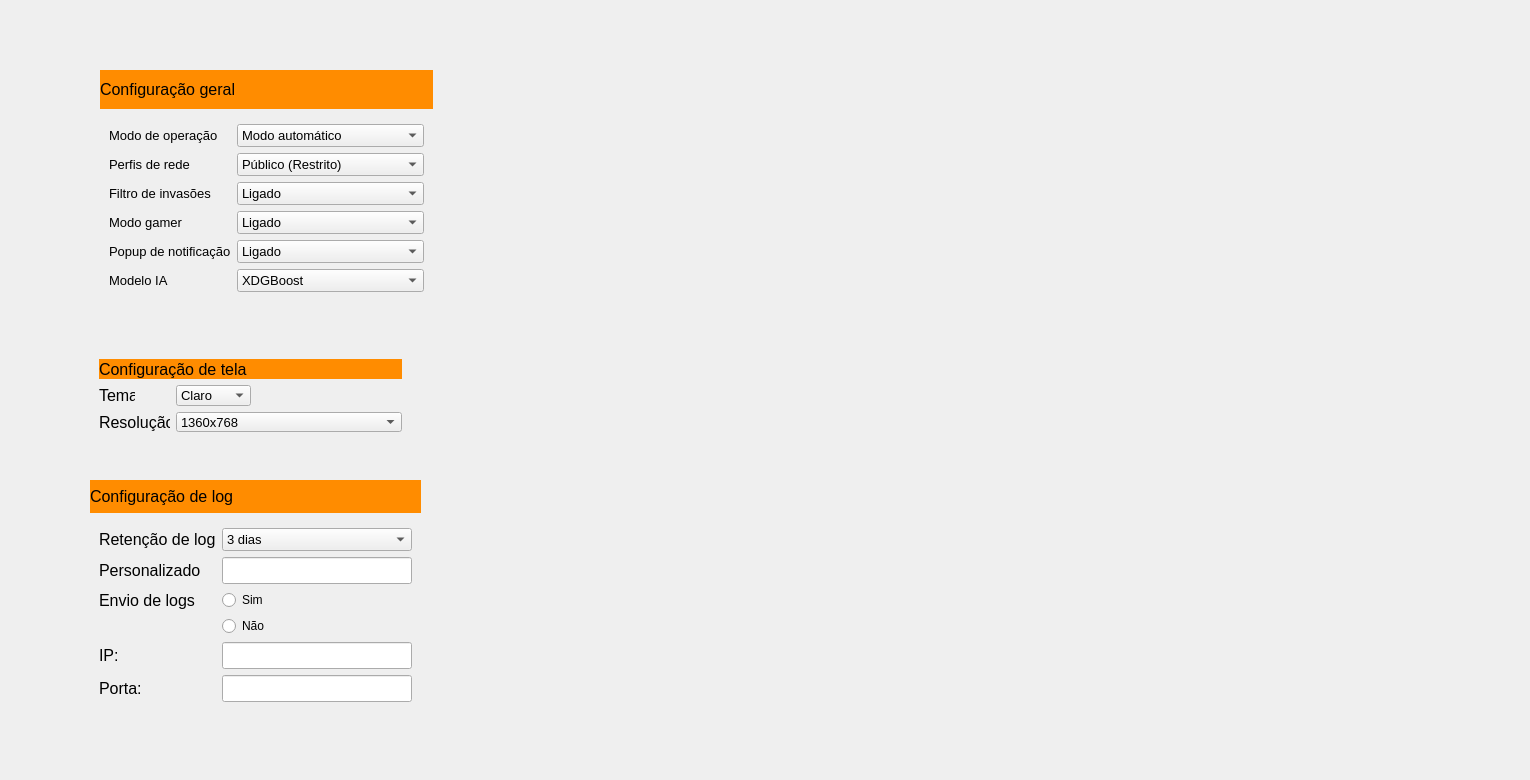
    <widget class="QWidget" name="tab_5">
     <attribute name="title">
      <string>Configurações</string>
     </attribute>
     <widget class="QLabel" name="label_Background_3">
      <property name="geometry">
       <rect>
        <x>580</x>
        <y>140</y>
        <width>941</width>
        <height>631</height>
       </rect>
      </property>
      <property name="text">
       <string/>
      </property>
      <property name="pixmap">
       <pixmap>../images/ChatGPT_Image_12_de_abr._de_2025__18_25_05-removebg-preview-lallala.png</pixmap>
      </property>
      <property name="scaledContents">
       <bool>true</bool>
      </property>
      <property name="alignment">
       <set>Qt::AlignmentFlag::AlignRight|Qt::AlignmentFlag::AlignTrailing|Qt::AlignmentFlag::AlignVCenter</set>
      </property>
     </widget>
     <widget class="QWidget" name="widget_configuracaodeIA_4" native="true">
      <property name="geometry">
       <rect>
        <x>90</x>
        <y>350</y>
        <width>331</width>
        <height>91</height>
       </rect>
      </property>
      <widget class="QLabel" name="label_ConfiguracaodeIA">
       <property name="geometry">
        <rect>
         <x>9</x>
         <y>9</y>
         <width>303</width>
         <height>20</height>
        </rect>
       </property>
       <property name="sizePolicy">
        <sizepolicy hsizetype="Minimum" vsizetype="Minimum">
         <horstretch>0</horstretch>
         <verstretch>0</verstretch>
        </sizepolicy>
       </property>
       <property name="minimumSize">
        <size>
         <width>20</width>
         <height>20</height>
        </size>
       </property>
       <property name="font">
        <font>
         <pointsize>-1</pointsize>
        </font>
       </property>
       <property name="styleSheet">
        <string notr="true">background-color: #FF8C00;
font-size: 16px;</string>
       </property>
       <property name="text">
        <string>Configuração de tela</string>
       </property>
      </widget>
      <widget class="QLabel" name="label_Tema_3">
       <property name="geometry">
        <rect>
         <x>9</x>
         <y>35</y>
         <width>36</width>
         <height>21</height>
        </rect>
       </property>
       <property name="font">
        <font>
         <pointsize>12</pointsize>
        </font>
       </property>
       <property name="styleSheet">
        <string notr="true"/>
       </property>
       <property name="frameShape">
        <enum>QFrame::Shape::NoFrame</enum>
       </property>
       <property name="frameShadow">
        <enum>QFrame::Shadow::Plain</enum>
       </property>
       <property name="lineWidth">
        <number>1</number>
       </property>
       <property name="text">
        <string>Tema</string>
       </property>
       <property name="textFormat">
        <enum>Qt::TextFormat::AutoText</enum>
       </property>
      </widget>
      <widget class="QLabel" name="label_Resolucao_3">
       <property name="geometry">
        <rect>
         <x>9</x>
         <y>62</y>
         <width>71</width>
         <height>20</height>
        </rect>
       </property>
       <property name="font">
        <font>
         <pointsize>12</pointsize>
        </font>
       </property>
       <property name="styleSheet">
        <string notr="true"/>
       </property>
       <property name="frameShape">
        <enum>QFrame::Shape::NoFrame</enum>
       </property>
       <property name="frameShadow">
        <enum>QFrame::Shadow::Plain</enum>
       </property>
       <property name="lineWidth">
        <number>1</number>
       </property>
       <property name="text">
        <string>Resolução</string>
       </property>
       <property name="textFormat">
        <enum>Qt::TextFormat::AutoText</enum>
       </property>
      </widget>
      <widget class="QComboBox" name="comboBox_Tema">
       <property name="enabled">
        <bool>true</bool>
       </property>
       <property name="geometry">
        <rect>
         <x>86</x>
         <y>35</y>
         <width>75</width>
         <height>21</height>
        </rect>
       </property>
       <property name="font">
        <font>
         <family>Segoe UI</family>
         <pointsize>10</pointsize>
         <italic>false</italic>
         <bold>false</bold>
        </font>
       </property>
       <property name="cursor">
        <cursorShape>PointingHandCursor</cursorShape>
       </property>
       <property name="styleSheet">
        <string notr="true">font: 10pt &quot;Segoe UI&quot;;</string>
       </property>
       <property name="sizeAdjustPolicy">
        <enum>QComboBox::SizeAdjustPolicy::AdjustToContentsOnFirstShow</enum>
       </property>
       <property name="frame">
        <bool>true</bool>
       </property>
       <item>
        <property name="text">
         <string>Claro</string>
        </property>
       </item>
       <item>
        <property name="text">
         <string>Escuro</string>
        </property>
       </item>
       <item>
        <property name="text">
         <string>Opções</string>
        </property>
       </item>
      </widget>
      <widget class="QComboBox" name="comboBox_Resolucao">
       <property name="enabled">
        <bool>true</bool>
       </property>
       <property name="geometry">
        <rect>
         <x>86</x>
         <y>62</y>
         <width>226</width>
         <height>20</height>
        </rect>
       </property>
       <property name="font">
        <font>
         <family>Segoe UI</family>
         <pointsize>10</pointsize>
         <italic>false</italic>
         <bold>false</bold>
        </font>
       </property>
       <property name="cursor">
        <cursorShape>PointingHandCursor</cursorShape>
       </property>
       <property name="styleSheet">
        <string notr="true">font: 10pt &quot;Segoe UI&quot;;</string>
       </property>
       <property name="sizeAdjustPolicy">
        <enum>QComboBox::SizeAdjustPolicy::AdjustToContentsOnFirstShow</enum>
       </property>
       <property name="frame">
        <bool>true</bool>
       </property>
       <item>
        <property name="text">
         <string>1360x768</string>
        </property>
       </item>
       <item>
        <property name="text">
         <string>1920x1080</string>
        </property>
       </item>
       <item>
        <property name="text">
         <string>800x400</string>
        </property>
       </item>
      </widget>
     </widget>
     <widget class="QWidget" name="verticalWidget_ConfGeral_3" native="true">
      <property name="geometry">
       <rect>
        <x>90</x>
        <y>480</y>
        <width>331</width>
        <height>231</height>
       </rect>
      </property>
      <layout class="QVBoxLayout" name="verticalLayout_5">
       <item>
        <widget class="QLabel" name="label_ConfLog">
         <property name="font">
          <font>
           <pointsize>-1</pointsize>
          </font>
         </property>
         <property name="styleSheet">
          <string notr="true">background-color: #FF8C00;
font-size: 16px;</string>
         </property>
         <property name="text">
          <string>Configuração de log</string>
         </property>
        </widget>
       </item>
       <item>
        <widget class="QWidget" name="formWidget_3" native="true">
         <layout class="QFormLayout" name="formLayout_3">
          <item row="0" column="1">
           <widget class="QComboBox" name="comboBox_RetencaoLog">
            <property name="font">
             <font>
              <family>Segoe UI</family>
              <pointsize>10</pointsize>
              <italic>false</italic>
              <bold>false</bold>
             </font>
            </property>
            <property name="styleSheet">
             <string notr="true">font: 10pt &quot;Segoe UI&quot;;</string>
            </property>
            <item>
             <property name="text">
              <string>3 dias</string>
             </property>
            </item>
            <item>
             <property name="text">
              <string>5 dias</string>
             </property>
            </item>
            <item>
             <property name="text">
              <string>7 dias</string>
             </property>
            </item>
            <item>
             <property name="text">
              <string>15 dias</string>
             </property>
            </item>
            <item>
             <property name="text">
              <string>30 dias</string>
             </property>
            </item>
           </widget>
          </item>
          <item row="0" column="0">
           <widget class="QLabel" name="label_RetencaoLog">
            <property name="font">
             <font>
              <pointsize>12</pointsize>
             </font>
            </property>
            <property name="text">
             <string>Retenção de log</string>
            </property>
           </widget>
          </item>
          <item row="1" column="0">
           <widget class="QLabel" name="label_RetencaoOutros">
            <property name="font">
             <font>
              <pointsize>12</pointsize>
             </font>
            </property>
            <property name="styleSheet">
             <string notr="true"/>
            </property>
            <property name="text">
             <string>Personalizado</string>
            </property>
           </widget>
          </item>
          <item row="1" column="1">
           <widget class="QLineEdit" name="lineEdit_RetencaoOutros">
            <property name="sizePolicy">
             <sizepolicy hsizetype="Minimum" vsizetype="Fixed">
              <horstretch>0</horstretch>
              <verstretch>0</verstretch>
             </sizepolicy>
            </property>
            <property name="font">
             <font>
              <pointsize>12</pointsize>
             </font>
            </property>
            <property name="text">
             <string/>
            </property>
           </widget>
          </item>
          <item row="2" column="0">
           <widget class="QLabel" name="label_EnvioLogs">
            <property name="font">
             <font>
              <pointsize>12</pointsize>
             </font>
            </property>
            <property name="text">
             <string>Envio de logs</string>
            </property>
           </widget>
          </item>
          <item row="2" column="1">
           <widget class="QRadioButton" name="radioButton_EnvioLogsSim">
            <property name="text">
             <string>Sim</string>
            </property>
           </widget>
          </item>
          <item row="3" column="1">
           <widget class="QRadioButton" name="radioButton_EnvioLogsNo">
            <property name="text">
             <string>Não</string>
            </property>
           </widget>
          </item>
          <item row="4" column="1">
           <widget class="QLineEdit" name="lineEdit_IP">
            <property name="sizePolicy">
             <sizepolicy hsizetype="Minimum" vsizetype="Fixed">
              <horstretch>0</horstretch>
              <verstretch>0</verstretch>
             </sizepolicy>
            </property>
            <property name="font">
             <font>
              <pointsize>12</pointsize>
             </font>
            </property>
            <property name="text">
             <string/>
            </property>
           </widget>
          </item>
          <item row="4" column="0">
           <widget class="QLabel" name="label_IP">
            <property name="font">
             <font>
              <pointsize>12</pointsize>
             </font>
            </property>
            <property name="text">
             <string>IP:</string>
            </property>
           </widget>
          </item>
          <item row="5" column="0">
           <widget class="QLabel" name="label_Porta">
            <property name="font">
             <font>
              <pointsize>12</pointsize>
             </font>
            </property>
            <property name="text">
             <string>Porta:</string>
            </property>
           </widget>
          </item>
          <item row="5" column="1">
           <widget class="QLineEdit" name="lineEdit_Porta">
            <property name="sizePolicy">
             <sizepolicy hsizetype="Minimum" vsizetype="Fixed">
              <horstretch>0</horstretch>
              <verstretch>0</verstretch>
             </sizepolicy>
            </property>
            <property name="font">
             <font>
              <pointsize>12</pointsize>
             </font>
            </property>
            <property name="text">
             <string/>
            </property>
           </widget>
          </item>
         </layout>
        </widget>
       </item>
      </layout>
     </widget>
     <widget class="QWidget" name="verticalWidget_ConfGeral_4" native="true">
      <property name="geometry">
       <rect>
        <x>100</x>
        <y>70</y>
        <width>333</width>
        <height>231</height>
       </rect>
      </property>
      <layout class="QVBoxLayout" name="verticalLayout_7">
       <item>
        <widget class="QLabel" name="label_ConfGeral_6">
         <property name="font">
          <font>
           <pointsize>-1</pointsize>
          </font>
         </property>
         <property name="styleSheet">
          <string notr="true">background-color: #FF8C00;
font-size: 16px;</string>
         </property>
         <property name="text">
          <string>Configuração geral</string>
         </property>
        </widget>
       </item>
       <item>
        <widget class="QWidget" name="widget_Opcoesgeral_6" native="true">
         <layout class="QFormLayout" name="formLayout_8">
          <item row="2" column="0">
           <widget class="QLabel" name="label_MododeOperacao">
            <property name="font">
             <font>
              <family>Segoe UI</family>
              <pointsize>10</pointsize>
              <italic>false</italic>
              <bold>false</bold>
             </font>
            </property>
            <property name="styleSheet">
             <string notr="true">font: 10pt &quot;Segoe UI&quot;;</string>
            </property>
            <property name="text">
             <string>Modo de operação</string>
            </property>
           </widget>
          </item>
          <item row="2" column="1">
           <widget class="QComboBox" name="comboBox_operacao">
            <property name="font">
             <font>
              <family>Segoe UI</family>
              <pointsize>10</pointsize>
              <italic>false</italic>
              <bold>false</bold>
             </font>
            </property>
            <property name="styleSheet">
             <string notr="true">font: 10pt &quot;Segoe UI&quot;;</string>
            </property>
            <item>
             <property name="text">
              <string>Modo automático</string>
             </property>
            </item>
            <item>
             <property name="text">
              <string>Modo Interativo</string>
             </property>
            </item>
            <item>
             <property name="text">
              <string>Modo personalizado</string>
             </property>
            </item>
           </widget>
          </item>
          <item row="3" column="0">
           <widget class="QLabel" name="label_PerfisRede">
            <property name="font">
             <font>
              <family>Segoe UI</family>
              <pointsize>10</pointsize>
              <italic>false</italic>
              <bold>false</bold>
             </font>
            </property>
            <property name="styleSheet">
             <string notr="true">font: 10pt &quot;Segoe UI&quot;;</string>
            </property>
            <property name="text">
             <string>Perfis de rede</string>
            </property>
           </widget>
          </item>
          <item row="3" column="1">
           <widget class="QComboBox" name="comboBox_PerfisRede">
            <property name="font">
             <font>
              <family>Segoe UI</family>
              <pointsize>10</pointsize>
              <italic>false</italic>
              <bold>false</bold>
             </font>
            </property>
            <property name="styleSheet">
             <string notr="true">font: 10pt &quot;Segoe UI&quot;;</string>
            </property>
            <item>
             <property name="text">
              <string>Público (Restrito)</string>
             </property>
            </item>
            <item>
             <property name="text">
              <string>Privado (Casa/trabalho)</string>
             </property>
            </item>
            <item>
             <property name="text">
              <string>Dominio(Corporativo)</string>
             </property>
            </item>
           </widget>
          </item>
          <item row="4" column="0">
           <widget class="QLabel" name="label_FiltrodeInvasoes">
            <property name="font">
             <font>
              <family>Segoe UI</family>
              <pointsize>10</pointsize>
              <italic>false</italic>
              <bold>false</bold>
             </font>
            </property>
            <property name="styleSheet">
             <string notr="true">font: 10pt &quot;Segoe UI&quot;;</string>
            </property>
            <property name="text">
             <string>Filtro de invasões</string>
            </property>
           </widget>
          </item>
          <item row="4" column="1">
           <widget class="QComboBox" name="comboBox_filtro">
            <property name="font">
             <font>
              <family>Segoe UI</family>
              <pointsize>10</pointsize>
              <italic>false</italic>
              <bold>false</bold>
             </font>
            </property>
            <property name="styleSheet">
             <string notr="true">font: 10pt &quot;Segoe UI&quot;;</string>
            </property>
            <item>
             <property name="text">
              <string>Ligado</string>
             </property>
            </item>
            <item>
             <property name="text">
              <string>Desligado</string>
             </property>
            </item>
           </widget>
          </item>
          <item row="5" column="0">
           <widget class="QLabel" name="label_ModoGamer">
            <property name="font">
             <font>
              <family>Segoe UI</family>
              <pointsize>10</pointsize>
              <italic>false</italic>
              <bold>false</bold>
             </font>
            </property>
            <property name="styleSheet">
             <string notr="true">font: 10pt &quot;Segoe UI&quot;;</string>
            </property>
            <property name="text">
             <string>Modo gamer</string>
            </property>
           </widget>
          </item>
          <item row="5" column="1">
           <widget class="QComboBox" name="comboBox_ModoGamer">
            <property name="font">
             <font>
              <family>Segoe UI</family>
              <pointsize>10</pointsize>
              <italic>false</italic>
              <bold>false</bold>
             </font>
            </property>
            <property name="styleSheet">
             <string notr="true">font: 10pt &quot;Segoe UI&quot;;</string>
            </property>
            <item>
             <property name="text">
              <string>Ligado</string>
             </property>
            </item>
            <item>
             <property name="text">
              <string>Desligado</string>
             </property>
            </item>
           </widget>
          </item>
          <item row="6" column="0">
           <widget class="QLabel" name="label_PopupdeNotif">
            <property name="font">
             <font>
              <family>Segoe UI</family>
              <pointsize>10</pointsize>
              <italic>false</italic>
              <bold>false</bold>
             </font>
            </property>
            <property name="styleSheet">
             <string notr="true">font: 10pt &quot;Segoe UI&quot;;</string>
            </property>
            <property name="text">
             <string>Popup de notificação</string>
            </property>
           </widget>
          </item>
          <item row="6" column="1">
           <widget class="QComboBox" name="comboBox_PopupdeNotif">
            <property name="font">
             <font>
              <family>Segoe UI</family>
              <pointsize>10</pointsize>
              <italic>false</italic>
              <bold>false</bold>
             </font>
            </property>
            <property name="styleSheet">
             <string notr="true">font: 10pt &quot;Segoe UI&quot;;</string>
            </property>
            <item>
             <property name="text">
              <string>Ligado</string>
             </property>
            </item>
            <item>
             <property name="text">
              <string>Desligado</string>
             </property>
            </item>
           </widget>
          </item>
          <item row="7" column="0">
           <widget class="QLabel" name="label_ModeloIA">
            <property name="font">
             <font>
              <family>Segoe UI</family>
              <pointsize>10</pointsize>
              <italic>false</italic>
              <bold>false</bold>
             </font>
            </property>
            <property name="styleSheet">
             <string notr="true">font: 10pt &quot;Segoe UI&quot;;</string>
            </property>
            <property name="frameShape">
             <enum>QFrame::Shape::NoFrame</enum>
            </property>
            <property name="frameShadow">
             <enum>QFrame::Shadow::Plain</enum>
            </property>
            <property name="lineWidth">
             <number>1</number>
            </property>
            <property name="text">
             <string>Modelo IA</string>
            </property>
            <property name="textFormat">
             <enum>Qt::TextFormat::AutoText</enum>
            </property>
           </widget>
          </item>
          <item row="7" column="1">
           <widget class="QComboBox" name="comboBox_ModeloIA">
            <property name="enabled">
             <bool>true</bool>
            </property>
            <property name="font">
             <font>
              <family>Segoe UI</family>
              <pointsize>10</pointsize>
              <italic>false</italic>
              <bold>false</bold>
             </font>
            </property>
            <property name="styleSheet">
             <string notr="true">font: 10pt &quot;Segoe UI&quot;;</string>
            </property>
            <property name="sizeAdjustPolicy">
             <enum>QComboBox::SizeAdjustPolicy::AdjustToContentsOnFirstShow</enum>
            </property>
            <property name="frame">
             <bool>true</bool>
            </property>
            <item>
             <property name="text">
              <string>XDGBoost</string>
             </property>
            </item>
            <item>
             <property name="text">
              <string>Random Forest</string>
             </property>
            </item>
           </widget>
          </item>
         </layout>
        </widget>
       </item>
      </layout>
     </widget>
    </widget>
